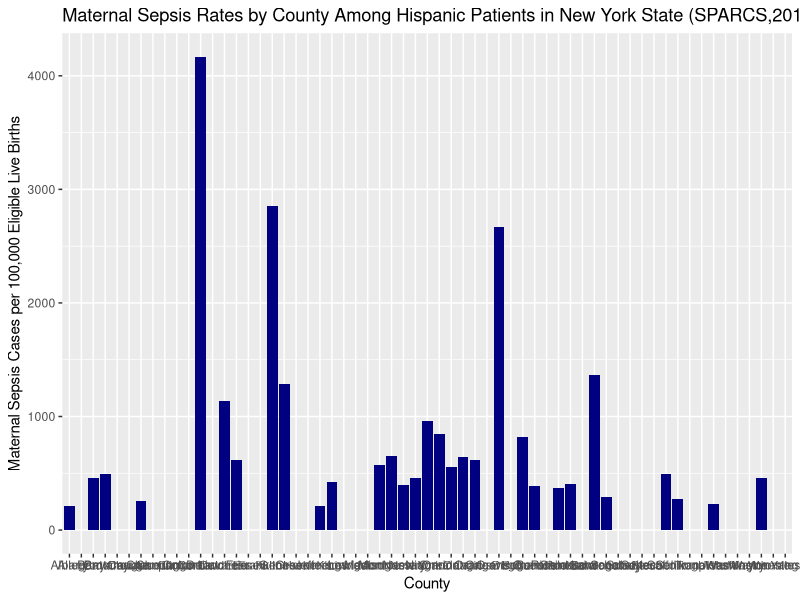
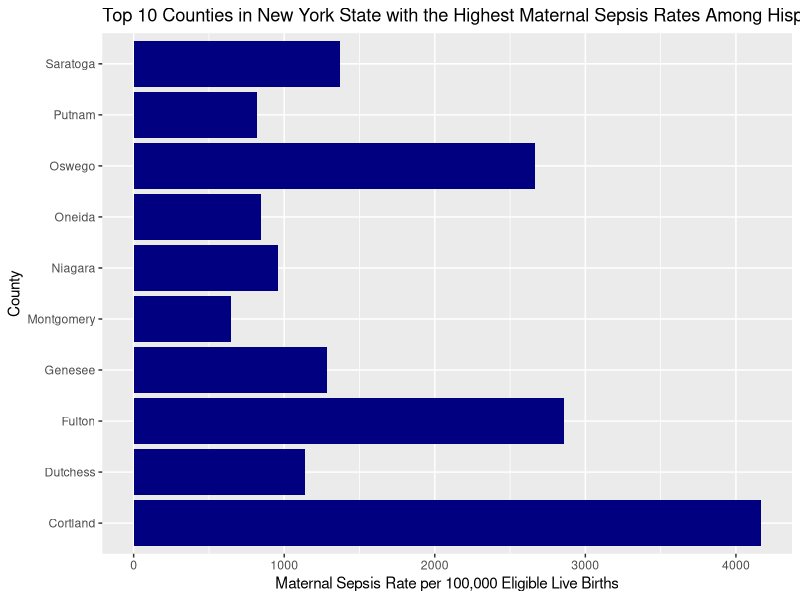

Write R code to recreate these figures, in order. (Note: this script raises an error after producing the figures.)
#Load R libraries 
library(readr)
library(ggplot2)
library(reshape2)
library(dplyr)

#STEPS 1-3 I was able to solve on my own after many attempts
#STEP 4- GEOSPATIAL VISUAL was difficult to create on my own AI USE DISCLOSURE listed. 

#I Upload NYSOH_Maternal Sepsis SPARCS:2016-2018 Data Set
sepsis_raw<-read_csv("Hospital_Inpatient_Discharges__SPARCS_De-Identified___Maternal_Sepsis_by_County_and_Demographics__2016-2018.csv",show_col_types = FALSE)

#**1ST STEP Data Quality and clean process
#Read through the Sources the data dictionary and Overview documents
colnames(sepsis_raw)
#All Sepsis counts presented in the data set is used as the numerator for calculation of sepsis rates within each maternal window
#"Any Sepsis Events During Pregnancy (N)" - The number of all maternal sepsis events
#check total Patient Sepsis Cases
class(sepsis_raw$`Any Sepsis Events Peripartum (N)`)#[1] "character"
#change to numeric
sepsis_raw <- sepsis_raw %>%
  mutate(`Any Sepsis Events Peripartum (N)` =as.numeric(`Any Sepsis Events Peripartum (N)`))
class(sepsis_raw$`Any Sepsis Events Peripartum (N)`)#"numeric"
#Check which columns I will be working with:
#Patient county,Demographics,#of Live Births,# total Sepsis Cases
unique(sepsis_raw$`Patient County`)
unique(sepsis_raw$`Demographic Strata`)
unique(sepsis_raw$`Year(s) of Live Birth`)
unique(sepsis_raw$`Live Births\n(N)`)#"2016-2018"
unique(sepsis_raw$`Any Sepsis Events Peripartum (N)`)
sum(is.na(sepsis_raw$`Any Sepsis Events Peripartum (N)`))#13 missing values

#**2ND STEP Smaller data frames Data Cleaning

#SMALL RAW DATA 
#I first make my small data frame with my selected columns 
#rename my columns to clean up my code

sepsis_small<-sepsis_raw%>%
  select(`Patient County`,`Demographic Strata`,`Live Births\n(N)`,`Any Sepsis Events Peripartum (N)`)%>%
  rename(
    Patient_County= `Patient County`,
    Demographic_Strata= `Demographic Strata`,
    Total_Number_of_Live_Births= `Live Births\n(N)`,
    Total_Cases_Any_Maternal_Sepsis= `Any Sepsis Events Peripartum (N)`
  )
#check total births& total sepsis cases for NA values
sum(is.na(sepsis_small$Total_Cases_Any_Maternal_Sepsis))#13  
sum(is.na(sepsis_small$Total_Number_of_Live_Births))#0

#COUNTY DATA
#I then made a county data frame cases by county 
#group by demographic group #The strata of the demographic characteristic 
##remove statewide data to keep county data only

county.sepsis<-sepsis_small%>%
  filter(Patient_County != "Statewide")%>%
  group_by(Patient_County,Demographic_Strata)%>%
  summarise(
    Total_Cases.Any.Maternal.Sepsis= sum(Total_Cases_Any_Maternal_Sepsis, na.rm = TRUE),
    Total_Live.Births = sum(Total_Number_of_Live_Births, na.rm = TRUE),
    .groups = "drop"
  )%>%
  arrange(desc(Total_Cases.Any.Maternal.Sepsis))

#MINORITY DATA- HISPANIC 
# I then check out which Minority demographic group of my interest I want to focus on for HD research
unique(county.sepsis$Demographic_Strata)
# Interested in looking into the minority group for Black non Hispanic patients and Hispanic patients

#Black.NonHispanic_county<-county.sepsis%>%
# filter(Demographic_Strata=="Black, Non-Hispanic")

hispanic_county<-county.sepsis%>%
  filter(Demographic_Strata=="Hispanic")
# My preference for the minority group selection for this projects focus will be Hispanic patient population

#*STEP 3 HISPANIC SEPSIS RATES 
#I then Calculate Sepsis Rate in Hispanic Patients Per County 
#DATA DICTONARY
#The rate of all maternal sepsis events (including severe sepsis/septic 
#shock) identified via diagnosis coding at any point between the 
#beginning of pregnancy through 42 days post-delivery per 100,000 
#eligible live births within the specified patient county and demographic 
#strata.

#HISPANIC.SEPSIS RATES DATA
hispanic_sepsis.rate<-hispanic_county%>%
  mutate(Sepsis_Rate=(Total_Cases.Any.Maternal.Sepsis/Total_Live.Births)*100000)%>%
  filter(!is.na(Sepsis_Rate))%>%
  arrange(desc(Sepsis_Rate))#list the counties based on highest sepsis rates among Hisp. Population

##^This will be my filter code for my worked visuals 


#*STEP 4 Geospatial Worked Example

#all 61 counties too large 
ggplot(hispanic_sepsis.rate,
       aes(x=Patient_County,y=Sepsis_Rate))+
  geom_col(fill="navy")+
  labs(title="Maternal Sepsis Rates by County Among Hispanic Patients in New York State (SPARCS,2016-2018)",
       x = "County",
       y="Maternal Sepsis Cases per 100,000 Eligible Live Births"
  )

#Top 10 higher rates of Maternal Sepsis in Hispanic patients higher risk 
top10.hisp.counties<-hispanic_sepsis.rate%>%
  slice(1:10)

#top 10counties xHisp.sepsisrate Bar chart Visual
ggplot(top10.hisp.counties,
       aes(x=Patient_County,y=Sepsis_Rate))+
  geom_col(fill="navy")+
  coord_flip()+
  labs(
    title="Top 10 Counties in New York State with the Highest Maternal Sepsis Rates Among Hispanic Patients in 2016-2018 (SPARCS)",
    x="County",
    y="Maternal Sepsis Rate per 100,000 Eligible Live Births"
  )


#This will be used to explain and display regional data viz
#Geospatial Packages:
#library(raster)
#library(sf)
#library(maps)
#Installed maps to work on New York Maps for Counties and Regions
#library(maps)
#this is to create a heat map 
#the guided resourced used https://www.geeksforgeeks.org/r-language/geospatial-data-analysis-with-r/
#Another resourced used for GEODATA
#https://gis.ny.gov/civil-boundaries

#Rubric Step 4
#I selected the method of Geospatial Analysis- Mapping disparities across regions to guide targeted interventions

#Notes
#62 counties in New York  State 
#only 61 counties report sepsis data during the years of 2016-2018

#Stopping point- 04/30/2026 12:24-cs 
#drafting 
library(maps)
NY<-map_data("county")%>%
  filter(region=="new york")%>%
  left_join(hispanic_sepsis.rate%>%
              mutate())

library(maps)

library(maps)

ggplot(
  map_data("county") %>%
    filter(region == "new york") %>%
    left_join(
      hispanic_sepsis.rate %>%
        mutate(subregion = tolower(Patient_County)),
      by = "subregion"
    ),
  aes(long, lat, group = group, fill = Sepsis_Rate)
) +
  geom_polygon() +
  coord_fixed() +
  theme_void()

# 
